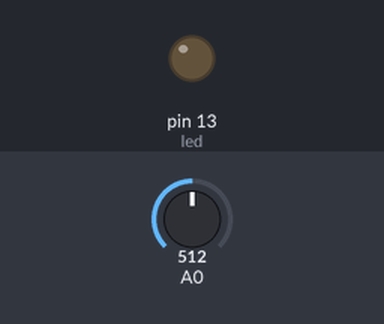
The sketch below on a simulated Arduino Uno, built with avr-gcc and run on an emulated ATmega328P. Parts: output pins drawn as LEDs (lit = HIGH). The test bench sets the inputs (shaded band); at power-on: A0 = 512.

Above: at 1.2 s.
1.3 s: A0 set to 501
At 1.7 s:
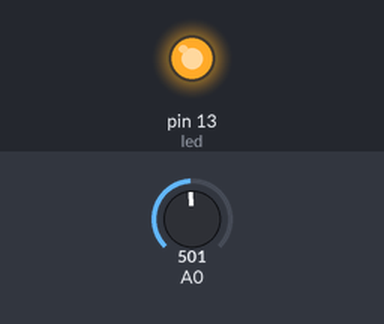
2.8 s: A0 set to 716
At 4.0 s:
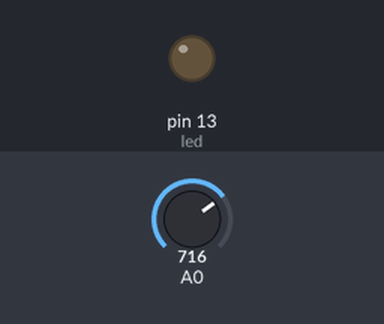
4.3 s: A0 set to 511
At 5.2 s:
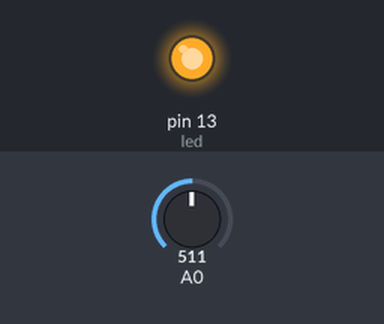
Timing chart, 0 to 7.3 s (numbered marks = the images above; inputs shaded):
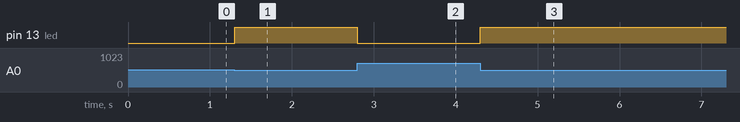

Measured:
- the behaviour switches between 512 and 511 on A0 (found by bisection; images 0 and 1)
- after the input at 1.3 s, pin 13 (led): LOW → HIGH at once
- after the input at 2.8 s, pin 13 (led): HIGH → LOW at once
- after the input at 4.3 s, pin 13 (led): LOW → HIGH at once

The sketch:

Simple.ino
```cpp
#define led LED_BUILTIN

void setup()
{
  pinMode(led, OUTPUT);
}

void loop()
{
  analogWrite(led, 255 - map(analogRead(A0), 50, 970, 0, 255));
}
```
